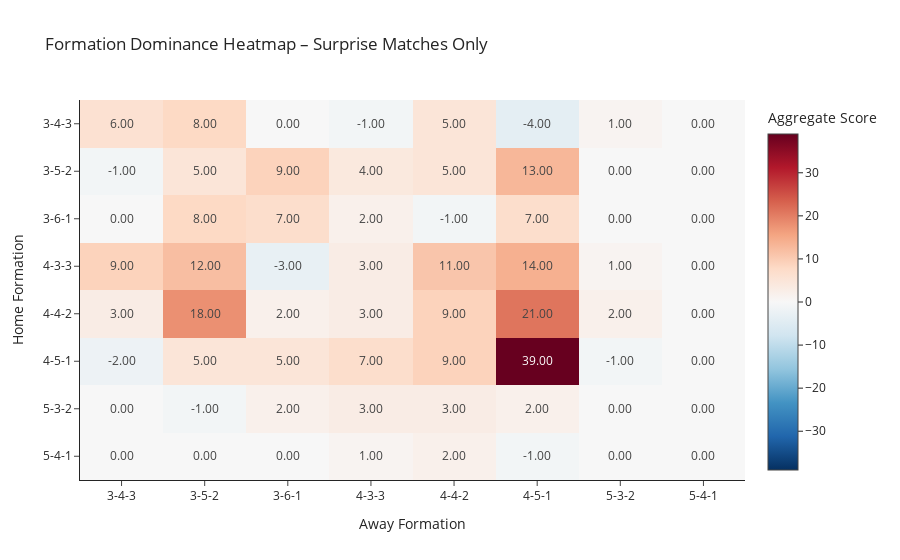

The notebook cell this image was saved under:
### Code cell
# ----------------------------------------------------------
# Dominance Matrix (Aggregate Score) – Surprises Only
# ----------------------------------------------------------

dom_sur_mat = df_sur.pivot_table(
    index="Home_Formation",
    columns="Away_Formation",
    values="Aggregate_Score",
    aggfunc="mean"
).fillna(0)

# Make sure indices and columns are strings
dom_sur_mat.index = dom_sur_mat.index.astype(str)
dom_sur_mat.columns = dom_sur_mat.columns.astype(str)

# ----------------------------------------------------------
# Plotly Heatmap
# ----------------------------------------------------------

fig_dom_sur = px.imshow(
    dom_sur_mat,
    labels=dict(
        x="Away Formation",
        y="Home Formation",
        color="Aggregate Score"
    ),
    title="Formation Dominance Heatmap – Surprise Matches Only",
    color_continuous_midpoint=0,           # centre in 0
    color_continuous_scale="RdBu_r",       # same diverging scale
    aspect="auto",
    text_auto=".2f"                        # two decimal places
)

fig_dom_sur.update_layout(template="simple_white")
fig_dom_sur.show()
fig_dom_sur.write_image("fig_heatmap_dominance_surprises.png", scale=2)

### Figure 1 — Plotly figure (JSON) as saved in the notebook; plotly's stock layout.template omitted (floating-point values rounded to 4 significant figures)
{"data": [{"coloraxis": "coloraxis", "hovertemplate": "Away Formation: %{x}<br>Home Formation: %{y}<br>Aggregate Score: %{z}<extra></extra>", "name": "0", "texttemplate": "%{z:.2f}", "type": "heatmap", "x": ["3-4-3", "3-5-2", "3-6-1", "4-3-3", "4-4-2", "4-5-1", "5-3-2", "5-4-1"], "xaxis": "x", "y": ["3-4-3", "3-5-2", "3-6-1", "4-3-3", "4-4-2", "4-5-1", "5-3-2", "5-4-1"], "yaxis": "y", "z": [[6.0, 8.0, 0.0, -1.0, 5.0, -4.0, 1.0, 0.0], [-1.0, 5.0, 9.0, 4.0, 5.0, 13.0, 0.0, 0.0], [0.0, 8.0, 7.0, 2.0, -1.0, 7.0, 0.0, 0.0], [9.0, 12.0, -3.0, 3.0, 11.0, 14.0, 1.0, 0.0], [3.0, 18.0, 2.0, 3.0, 9.0, 21.0, 2.0, 0.0], [-2.0, 5.0, 5.0, 7.0, 9.0, 39.0, -1.0, 0.0], [0.0, -1.0, 2.0, 3.0, 3.0, 2.0, 0.0, 0.0], [0.0, 0.0, 0.0, 1.0, 2.0, -1.0, 0.0, 0.0]]}], "layout": {"coloraxis": {"cmid": 0, "colorbar": {"title": {"text": "Aggregate Score"}}, "colorscale": [[0, "rgb(5,48,97)"], [0.1, "rgb(33,102,172)"], [0.2, "rgb(67,147,195)"], [0.3, "rgb(146,197,222)"], [0.4, "rgb(209,229,240)"], [0.5, "rgb(247,247,247)"], [0.6, "rgb(253,219,199)"], [0.7, "rgb(244,165,130)"], [0.8, "rgb(214,96,77)"], [0.9, "rgb(178,24,43)"], [1, "rgb(103,0,31)"]]}, "title": {"text": "Formation Dominance Heatmap – Surprise Matches Only"}, "xaxis": {"anchor": "y", "domain": [0, 1], "title": {"text": "Away Formation"}}, "yaxis": {"anchor": "x", "autorange": "reversed", "domain": [0, 1], "title": {"text": "Home Formation"}}}}
